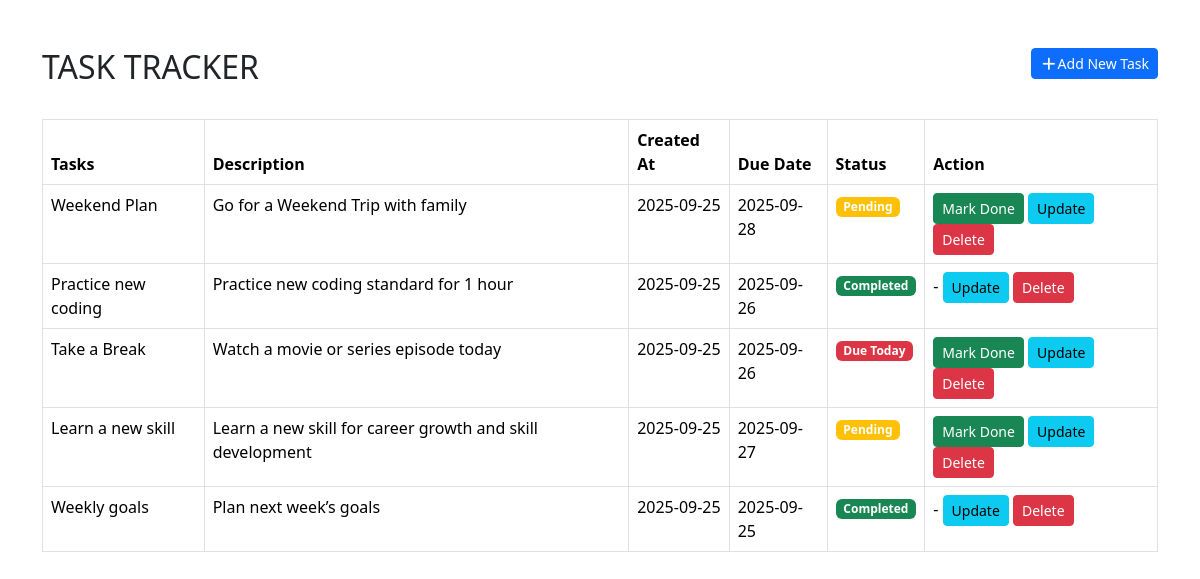
Before: / with the older database file.
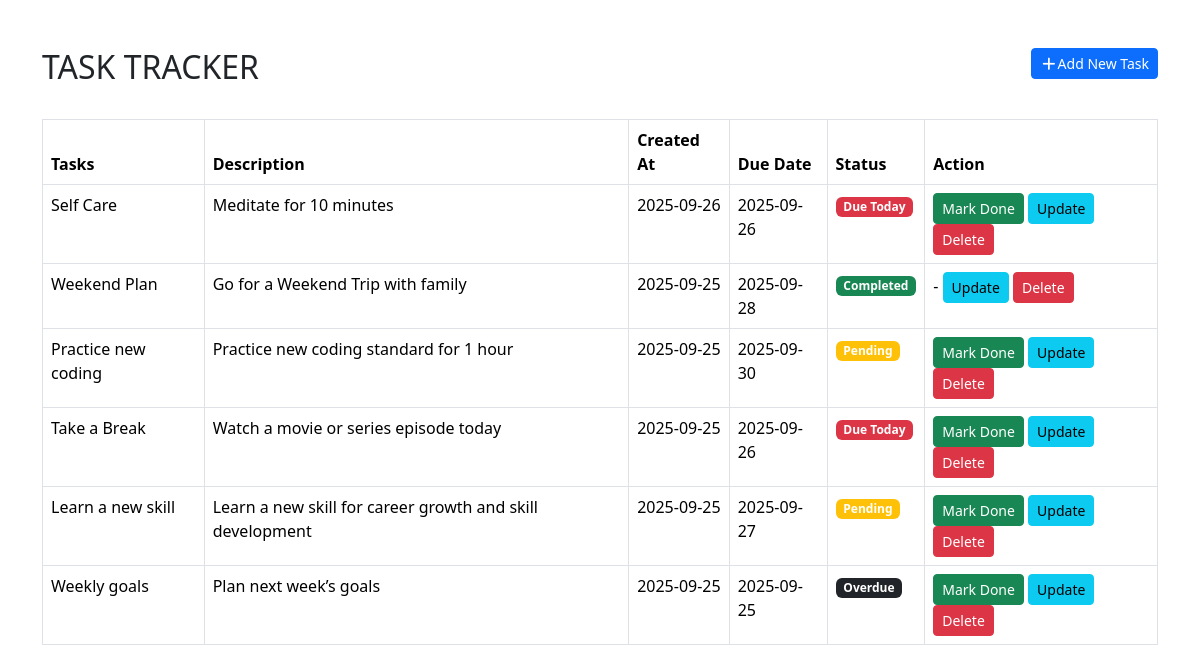
After: the same page with the newer database file.
### todo_app/models.py (models this page shows, shortened)
class Todo(models.Model):
    title = models.CharField(max_length=200)
    description = models.TextField()
    created_at = models.DateTimeField(auto_now_add=True)
    complete_task = models.BooleanField(default=False)
    due_date = models.DateField(null=True,blank=True)

### todo_app/views.py (the view)
# urls.py: path('', views.task_list, name='home'),
def task_list(request):
    tasks = Todo.objects.all().order_by("-created_at")
    today = date.today()
    return render(request,'home.html',{'tasks':tasks, 'today':today })

### todo_app/templates/home.html (shortened to what this page needs)
<!DOCTYPE html>
<html lang="en">
<head>
    <link href="https://cdn.jsdelivr.net/npm/bootstrap@5.3.2/dist/css/bootstrap.min.css" rel="stylesheet">
    <link rel="stylesheet" href="https://cdnjs.cloudflare.com/ajax/libs/font-awesome/7.0.1/css/all.min.css" />
</head>
<body>
    <div class="container mt-5">
        <div class="d-flex justify-content-between align-items-center mb-4">
            <h2>TASK TRACKER</h2>
            <a href="{% url 'add_task' %}" class="btn btn-primary btn-sm mb-3"><i class="fa-solid fa-plus"></i>Add New Task</a>
        </div>
        <table class="table table-hover table-bordered mb-0">
            <thead>
                <tr>
                    <th>Tasks</th>
                    <th>Description</th>
                    <th>Created At</th>
                    <th>Due Date</th>
                    <th>Status</th>
                    <th>Action</th>
                </tr>
            </thead>
            <tbody>
                {% for task in tasks %}
                <tr>
                    <td>{{ task.title }}</td>
                    <td>{{ task.description }}</td>
                    <td>{{ task.created_at|date:"Y-m-d" }}</td>
                    <td>{{ task.due_date|date:"Y-m-d" }}</td>
                    <td>
                        {% if task.complete_task %}
                            <span class="badge bg-success">Completed</span>
                        {% else %}
                            {% if task.due_date == today %}
                                <span class="badge bg-danger">Due Today</span>
                            {% elif task.due_date and task.due_date < today %}
                                <span class="badge bg-dark">Overdue</span>
                            {% else %}
                                <span class="badge bg-warning">Pending</span>
                            {% endif %}
                        {% endif %}
                    </td>
                    <td>
                        {% if not task.complete_task %}
                        <a href="{% url 'complete_task' task.id %}" class="btn btn-success btn-sm">Mark Done</a>
                        {% else %}
                        <span>-</span>
                        {% endif %}
                        <a href="{% url 'update_task' task.id %}" class="btn btn-info btn-sm">Update</a>
                        <a href="{% url 'delete_task' task.id %}" class="btn btn-danger btn-sm">Delete</a>
                    </td>
                </tr>
                {% endfor %}
            </tbody>
        </table>
    </div>
</body>
</html>

Changed rows visible on the page:
added Todo: title "Self Care", description "Meditate for 10 minutes", created_at "2025-09-26", due_date "2025-09-26", complete_task "Due Today"
changed Todo "Weekend Plan": complete_task "Pending Mark Done" → "Completed -"
changed Todo "Practice new coding": due_date "2025-09-26" → "2025-09-30"; complete_task "Completed -" → "Pending Mark Done"
changed Todo "Weekly goals": complete_task "Completed -" → "Overdue Mark Done"
